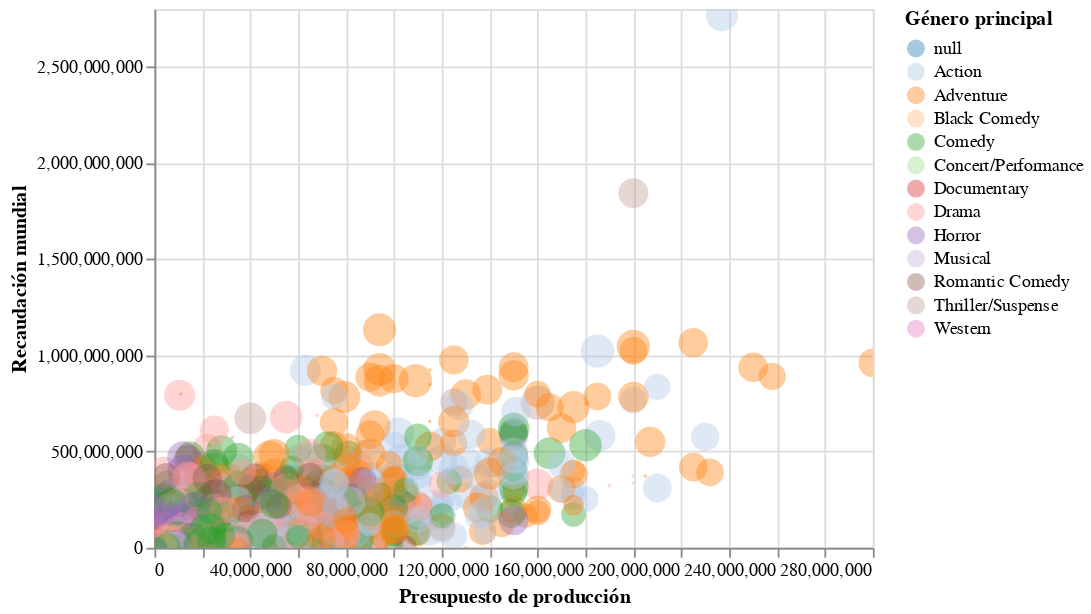

Write notebook code for a chart like this one.
### Code cell
movies_chart()

### Figure 1 — Vega-Lite specification as saved in the notebook (floating-point values rounded to 4 significant figures; data arrays with more than 128 entries replaced by an {"elided": "..."} marker saying what was removed)
{"$schema": "https://vega.github.io/schema/vega-lite/v3.4.0.json", "config": {"background": "white", "mark": {"tooltip": null}, "view": {"height": 300, "width": 400}}, "data": {"name": "data-cd5c06bf8c80488e9696dec0639b706a"}, "datasets": {"data-cd5c06bf8c80488e9696dec0639b706a": {"elided": "3201 records"}}, "encoding": {"color": {"field": "Major_Genre", "scale": {"scheme": "category20"}, "title": "Género principal", "type": "nominal"}, "size": {"field": "IMDB_Rating", "legend": null, "type": "ordinal"}, "tooltip": [{"field": "Title", "title": "Título", "type": "nominal"}, {"field": "Release_Date", "title": "Fecha de lanzamiento", "type": "temporal"}, {"field": "Director", "title": "Director(a)", "type": "nominal"}, {"field": "Source", "title": "Fuente", "type": "nominal"}, {"field": "Distributor", "title": "Distribuidor", "type": "nominal"}, {"field": "Production_Budget", "title": "Presupuesto de producción", "type": "quantitative"}, {"field": "Worldwide_Gross", "title": "Recaudación mundial", "type": "quantitative"}, {"field": "Major_Genre", "title": "Género principal", "type": "nominal"}, {"field": "IMDB_Rating", "title": "Rating IMDB", "type": "quantitative"}], "x": {"field": "Production_Budget", "title": "Presupuesto de producción", "type": "quantitative"}, "y": {"field": "Worldwide_Gross", "title": "Recaudación mundial", "type": "quantitative"}}, "mark": {"opacity": 0.4, "type": "circle"}, "selection": {"selector001": {"bind": "scales", "encodings": ["x", "y"], "type": "interval"}}}
